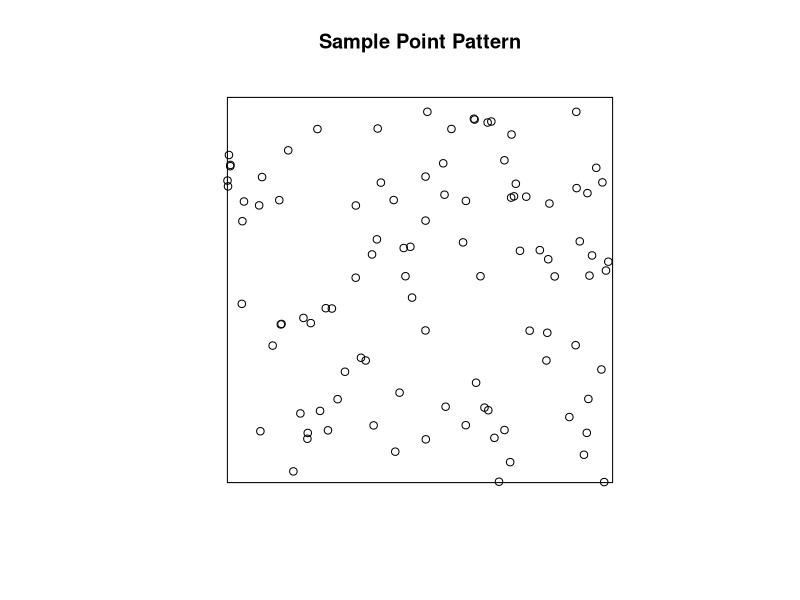
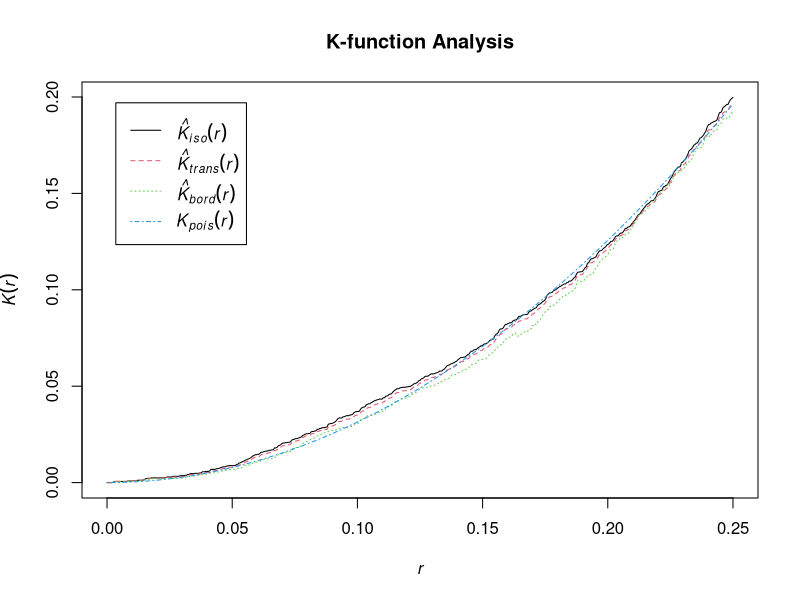
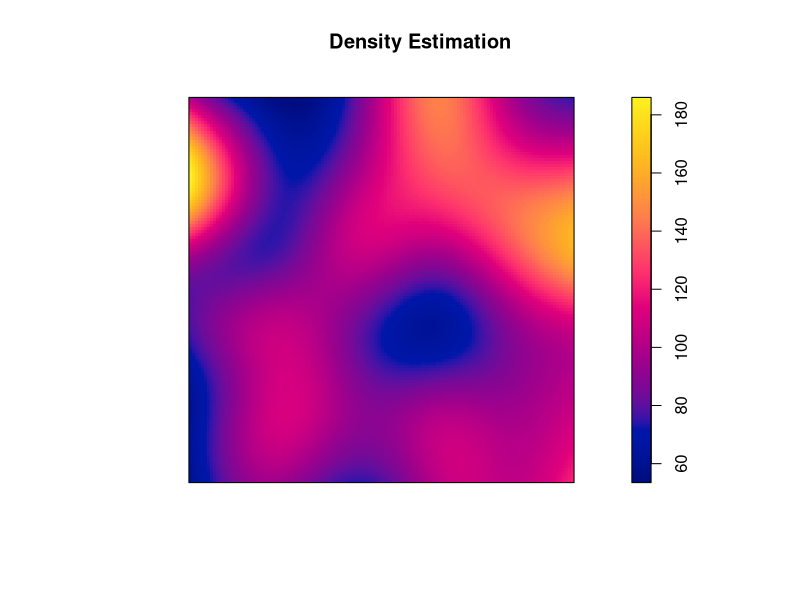
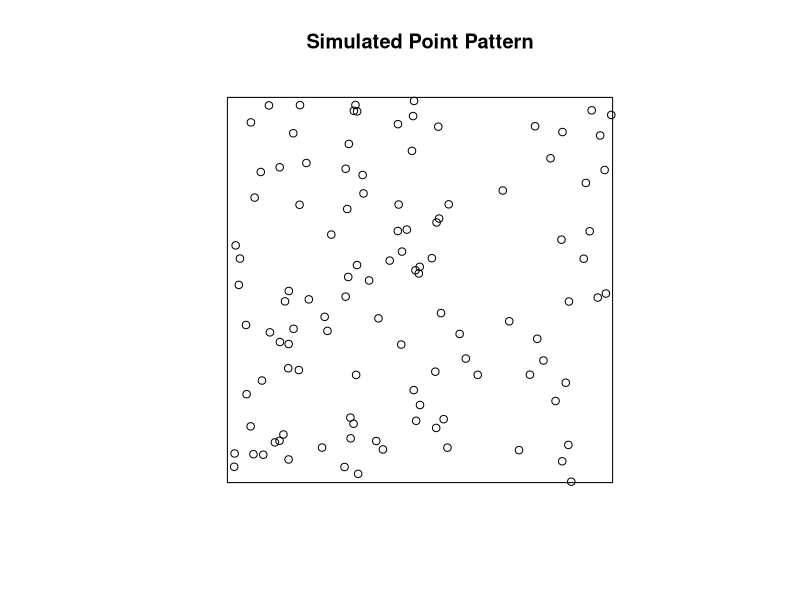

Reproduce these figures in R, in order.
## ---- chunk 1
knitr::opts_chunk$set(echo = TRUE)
## ---- chunk 2
# Load required packages
library(spatstat)
## ---- chunk 3
# Generate some sample data
set.seed(42)
x <- runif(100, min = 0, max = 1)
y <- runif(100, min = 0, max = 1)

# Define the window and create a point pattern object
window <- owin(c(0, 1), c(0, 1))
locations <- ppp(x, y, window = window)

# Plot the data
plot(locations, main = "Sample Point Pattern")
## ---- chunk 4
# Compute and plot the K-function
K <- Kest(locations)
plot(K, main = "K-function Analysis")
## ---- chunk 5
# Estimate density and plot the results
density_map <- density(locations)
plot(density_map, main = "Density Estimation")
## ---- chunk 6
# Simulate random point pattern
random_pattern <- rpoispp(100, win = window)

# Plot the simulated pattern
plot(random_pattern, main = "Simulated Point Pattern")
